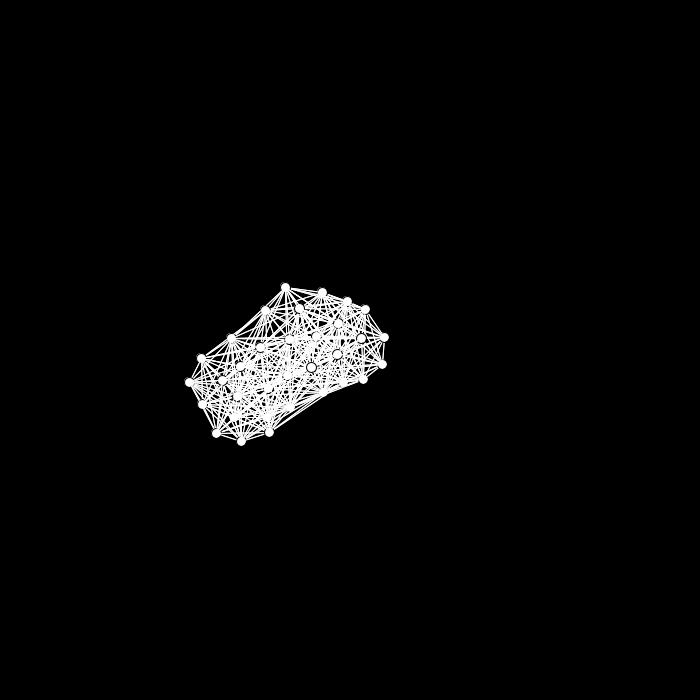
Frame 1 (no input)
Frame 60 (the mouse pressed at the canvas centre just before this capture): identical to frame 1, image omitted
Frame 120 (the mouse held since frame 60 and released just before this capture): identical to frame 1, image omitted

The Processing sketch that drew this single still picture (run headless with seeded random() and noise(); from frame 60 on, the mouse is pressed at the canvas centre):

// Processing sketch: figRess
// ── figRess.pde
float boule[][] = {{534.0, 321.0}, {489.0, 258.0}, {419.0, 216.0}, {336.0, 222.0}, {248.0, 277.0}, {214.0, 368.0}, {262.0, 454.0}, {365.0, 486.0}, {473.0, 433.0}, {517.0, 346.0}, {440.0, 284.0}, {335.0, 275.0}, {271.0, 323.0}, {276.0, 395.0}, {338.0, 426.0}, {438.0, 395.0}, {375.0, 341.0}, {326.0, 361.0}, {343.0, 384.0}, {432.0, 336.0}, {511.0, 383.0}, {421.0, 461.0}, {397.0, 406.0}, {305.0, 467.0}, {380.0, 279.0}};
float boule2[][] = {{234.0, 417.0}, {267.0, 417.0}, {290.0, 407.0}, {323.0, 392.0}, {343.0, 382.0}, {363.0, 379.0}, {382.0, 364.0}, {384.0, 337.0}, {365.0, 309.0}, {347.0, 301.0}, {322.0, 292.0}, {285.0, 287.0}, {265.0, 310.0}, {231.0, 338.0}, {201.0, 358.0}, {189.0, 382.0}, {202.0, 404.0}, {216.0, 433.0}, {241.0, 441.0}, {269.0, 432.0}, {268.0, 388.0}, {237.0, 396.0}, {222.0, 380.0}, {240.0, 366.0}, {260.0, 347.0}, {287.0, 375.0}, {289.0, 339.0}, {299.0, 308.0}, {316.0, 336.0}, {338.0, 323.0}, {361.0, 338.0}, {337.0, 354.0}, {311.0, 367.0}};

boolean grav = false;
float g = 0.01;
ressort test = new ressort(boule2);

void setup() {
  size(700, 700);
  float pt[][] = new float[50][2];
  for (int i = 0; i < 50; i ++) {
    float x;
    float y;
    do {
      x = random(0, width);
      y  = random(0, height);
    } while (sqrt((x-width/2)*(x-width/2)+(y-height/2)*(y-height/2)) > width/4.0);
    pt[i][0] = x;
    pt[i][1] = y;
  }
  //test = new ressort(pt);
}

void draw() {
  background(0);
  test.force();
  test.depla();
  test.aff();
  test.deplS(mouseX, mouseY);
}

class ressort {

  float points[][];
  float pos[][];
  float vit[][];
  ArrayList<ArrayList> lier = new ArrayList<ArrayList>();
  int np;
  float masse = 40;
  float frottement = 0.90;
  float k = 2;
  float dcontact = 100;

  ressort(float pointsi[][]) {
    np = pointsi.length;
    points = pointsi;
    pos = new float[np][2];
    vit = new float[np][2];
    for (int i = 0; i < np; i ++) {
      pos[i][0] = points[i][0];
      pos[i][1] = points[i][1];
    }
    deflien();
  }

  void force() {

    for (int i = 0; i < np; i ++) {
      float fx = 0;
      float fy = 0;
      for (int j = 0; j < np; j ++) {
        if (dedans(j, lier.get(i))) {
          float d = sqrt( (pos[i][0]-pos[j][0])*(pos[i][0]-pos[j][0])+(pos[i][1]-pos[j][1])*(pos[i][1]-pos[j][1]));
          float lo = sqrt( (points[i][0]-points[j][0])*(points[i][0]-points[j][0])+(points[i][1]-points[j][1])*(points[i][1]-points[j][1]));

          float nf = -k*(d-lo);
          float ag = atan2((pos[i][1]-pos[j][1]), (pos[i][0]-pos[j][0]));
          fx += cos(ag)*nf;
          fy += sin(ag)*nf;
        }
      }

      float ax = fx/masse;
      float ay = fy/masse;
      if (grav) {
        ay += g/frottement;
      }
      vit[i][0] += ax;
      vit[i][1] += ay;
      vit[i][0] *= frottement;
      vit[i][1] *= frottement;
    }
  }

  void depla() {
    for (int i = 0; i < np; i ++) {
      pos[i][0] += vit[i][0];
      pos[i][1] += vit[i][1];
      if (pos[i][0] < 0) {
        pos[i][0] = 0;
        vit[i][0] = 0;
      }
      if (pos[i][1] < 0) {
        pos[i][1] = 0;
        vit[i][1] = 0;
      }
      if (pos[i][0] > width) {
        pos[i][0] = width;
        vit[i][0] = 0;
      }
      if (pos[i][1] > height) {
        pos[i][1] = height;
        vit[i][1] = 0;
      }
    }
  }

  void aff() {
    for (int i = 0; i < np; i ++) {

      stroke(255);
      for (int j = 0; j < np; j ++) {
        if (dedans(j, lier.get(i))) {
          line(pos[i][0], pos[i][1], pos[j][0], pos[j][1]);
        }
      }
      stroke(0);
      fill(255);
      ellipse(pos[i][0], pos[i][1], 10, 10);
    }
    deflien();
  }

  void deplS(float xc, float yc) {
    if (mousePressed && mouseButton == RIGHT) {
      float xm = 0;
      float ym = 0;
      for (int i = 0; i < np; i ++) {
        xm += (pos[i][0]-xc);
        ym += (pos[i][1]-yc);
      }
      xm /= np;
      ym /= np;

      for (int i = 0; i < np; i ++) {
        pos[i][0] -= xm;
        pos[i][1] -= ym;
        //vit[i][0] = 0;
        //vit[i][1] = 0;
      }
    }
  }

  void deflien() {
    lier = new ArrayList<ArrayList>();
    for (int i = 0; i < np; i ++) {
      ArrayList<Integer> liste = new ArrayList<Integer>();
      //liste.add(i);
      for (int j = 0; j < np; j ++) {
        if (sqrt( (pos[i][0]-pos[j][0])*(pos[i][0]-pos[j][0])+(pos[i][1]-pos[j][1])*(pos[i][1]-pos[j][1])) < dcontact) {
          liste.add(j);
        }

        //for (int k = 0; k < np; k ++) {
        //  if (i != j && i != k && j != k) {
        //    PVector result[] = TC(points[i], points[j], points[k]);
        //    boolean dedans = false;

        //    for (int l = 0; l < np; l ++) {
        //      if (l != i && l != j && l != k ) {
        //        if ( (points[l][0]-result[1].x)*(points[l][0]-result[1].x) + (points[l][1]-result[1].y)*(points[l][1]-result[1].y) < result[0].x) {
        //          dedans = true;
        //        }
        //      }
        //    }

        //    if (dedans == false) {
        //      liste.add(j);
        //      liste.add(k);
        //    }
        //  }
        //}
      }
      lier.add(liste);
    }
  }
}


PVector[] TC (float p1[], float p2[], float p3[]) {
  PVector centre  = new PVector(0, 0);

  float a = p1[0]-p3[0];
  float b = p1[1]-p3[1];
  float c = (p3[0]-p1[0])*(p1[0]+p3[0])/2 + (p3[1]-p1[1])*(p1[1]+p3[1])/2;

  float ap = p1[0]-p2[0];
  float bp = p1[1]-p2[1];
  float cp = (p2[0]-p1[0])*(p1[0]+p2[0])/2 + (p2[1]-p1[1])*(p1[1]+p2[1])/2;

  float xC= 0, yC = 0;
  if (a == 0) {
    xC = (c*bp-b*cp)/(b*ap);
    yC = -c/b;
  } else {
    yC = (ap*c-a*cp)/(a*bp-ap*b);
    xC = -(b*yC+c)/a;
  }

  centre.x = xC;
  centre.y = yC;


  float dist = (p1[0]-centre.x)*(p1[0]-centre.x)+(p1[1]-centre.y)*(p1[1]-centre.y);
  PVector d = new PVector(dist, dist);
  PVector result[] = {d, centre};
  return result;
}

boolean dedans(int x, ArrayList<Integer> liste) {
  if (liste.size() > 0) {
    boolean rep = false;
    for (int i = 0; i < liste.size(); i ++) {
      if (liste.get(i) == x) {
        rep = true;
      }
    }
    return rep;
  } else {
    return false;
  }
}
float vl = 40;
void keyPressed() {
  println(keyCode);
  if (keyCode == 81 ||keyCode == 90 || keyCode == 68 || keyCode == 83) {
    for (int i = 0; i < test.np; i ++) {
      if (keyCode == 81) {//q
        test.vit[i][0] -= vl;
      }
      if (keyCode == 90) {//z
        test.vit[i][1] -= vl;
      }
      if (keyCode == 68) {//d
        test.vit[i][0] += vl;
      }
      if (keyCode == 83) {//s
        test.vit[i][1] += vl;
      }
    }
  }
  if (keyCode == 71) {//g
    grav = !grav;
  }
  if (keyCode == 80) {//p
    test.dcontact += 5;
    println(test.dcontact);
  }
  if (keyCode == 77) {
    test.dcontact -= 5;
    println(test.dcontact);
  }
}
